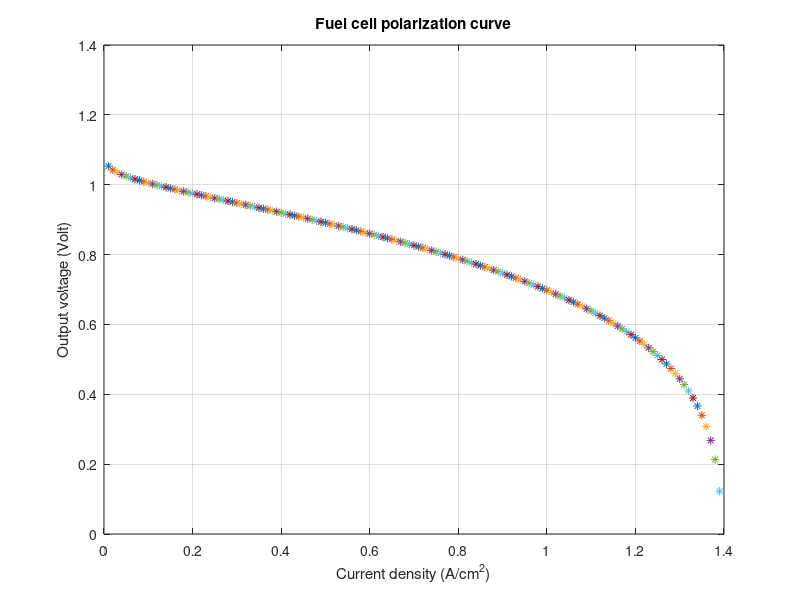
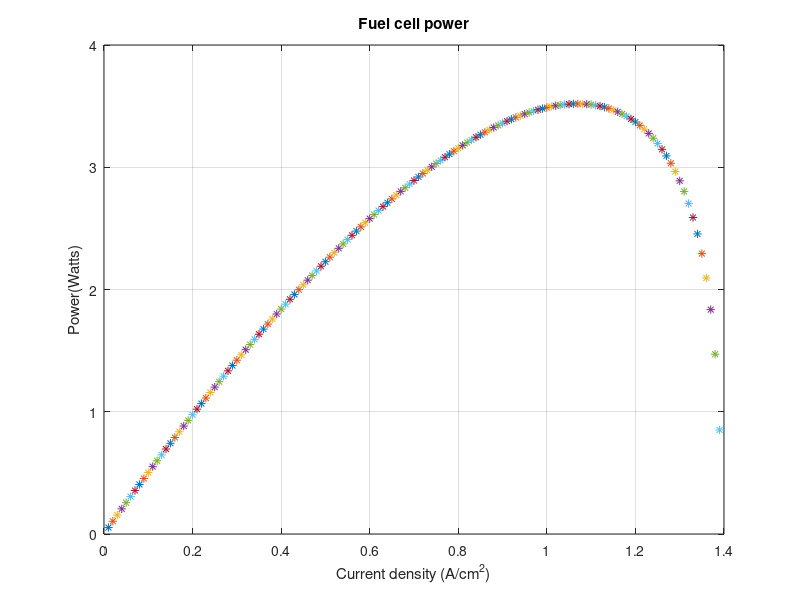

Write MATLAB code to recreate these figures, in order.
%Input
R=8.314; %ideal gas constant (J/mplK)
F=96487; %Faraday's Constant (Coulombs)
Tc=80; %Temperature in degrees C
P_H2=3; %Hydrogen pressure in atm
P_air=3; %Air Pressure in atm
A_cell=5; %Area of cell
N_cell=1; %Number of cells
r=0.19; %internal resistance (Ohm-cm^2)
Alpha=0.5; %Transfer coefficient
Alpha1=0.085; %Amplication constant
io=10^-6.912; %Exchange Current Density (A/cm^2)
il=1.4; %Limiting current density (A/cm2)
Gf_liq=-228170; %Gibbs function in liquid form (J/mol)
K=1.1; %constant k used in mass transport

%Convert degree C to K
Tk=Tc+273.15;

%Create loop for current
loop=1;
i=0;
for N=0:150
i=i+0.01;
%Calculation of saturation pressure of water
x=-2.1794+0.02953.*Tc-9.1837.*(10^-5).*(Tc^2)+1.4454.*(10.^-7).*(Tc^3);
P_H2O=(10.^x);

%Calculation of partail pressure of hydrogen
pp_H2=0.5.*((P_H2)./(exp(1.653.*i./(Tk.^1.334)))-P_H2O);
%calculation of partial pressure of oxygen
pp_O2=(P_air./exp(4.192.*i/(Tk.^1.334)))-P_H2O;
%Activation Losses
b=R.*Tk./(2.*Alpha.*F);
V_act=-b.*log10(i/io); %Tafel equation
%Ohmic Losses
V_ohmic=-(i.*r);
%Mass Transport Losses
term=(1-(i./il));
if term>0
V_conc=Alpha1.*(i.^K).*log(1-(i./il));
else
V_conc=0;
end
%Calculation of output voltage
E_nernst=-Gf_liq./(2.*F)-((R.*Tk).*log(P_H2O./(pp_H2.*(pp_O2.^0.5))))./(2*F);
%Calculation of output voltage
V_out=E_nernst+V_ohmic+V_act+V_conc;
if term<0
    V_conc=0;
break
end
if V_out<0
    V_out=0;
break
end
figure(1)
title('Fuel cell polarization curve')
xlabel('Current density (A/cm^2)');
ylabel('Output voltage (Volt)');
plot(i,V_out,'*')
grid on
hold on
disp(V_out)
%Calculation of power
P_out=N_cell.*V_out.*i*A_cell;
figure(2)
title('Fuel cell power')
xlabel('Current density (A/cm^2)');
ylabel('Power(Watts)');
plot(i,P_out,'*');
grid on
hold on
disp(P_out);
end





